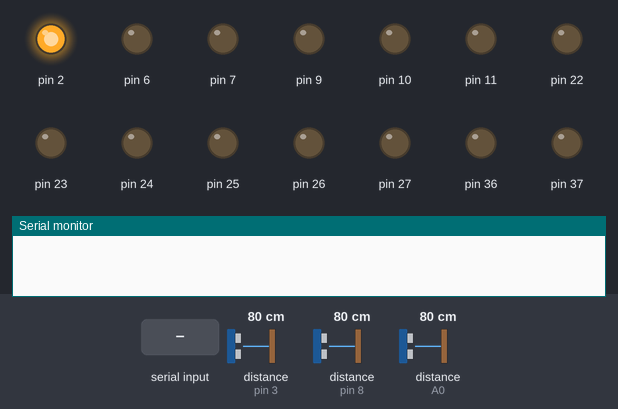
The sketch below on a simulated Arduino Mega 2560, built with avr-gcc and run on an emulated ATmega2560. Parts: output pins drawn as LEDs (lit = HIGH), the last lines printed to the serial monitor. The inputs (shaded band) are chosen by the test bench; at power-on: distance to the obstacle (sensors on pin 8, pin 3, A0) 80 cm. The echo pulse lasts 58.3 µs per cm; pins used as bus, display or sensor lines are not drawn.

Above: at 1.2 s.
1.3 s: "B\n" received over Serial
At 1.6 s:
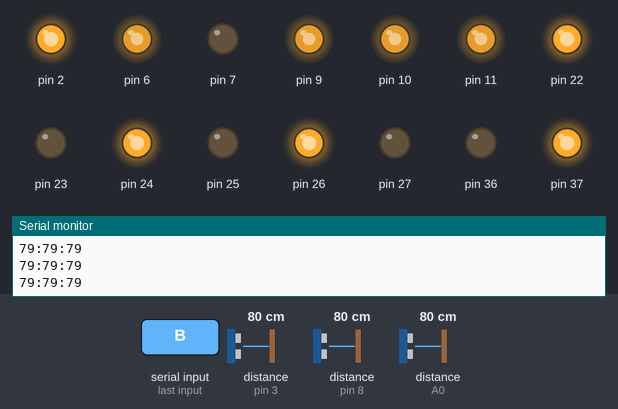
2.8 s: distance to the obstacle (sensor on pin 8) set to 85 cm
At 3.7 s:
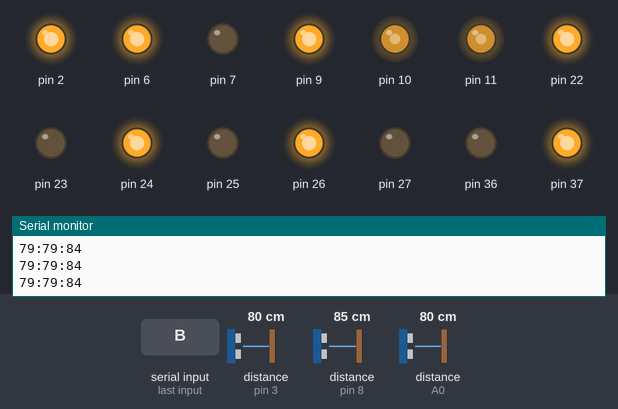
4.3 s: distance to the obstacle (sensor on pin 3) set to 34 cm
5.8 s: distance to the obstacle (sensor on pin 3) set to 27 cm
At 7.9 s:
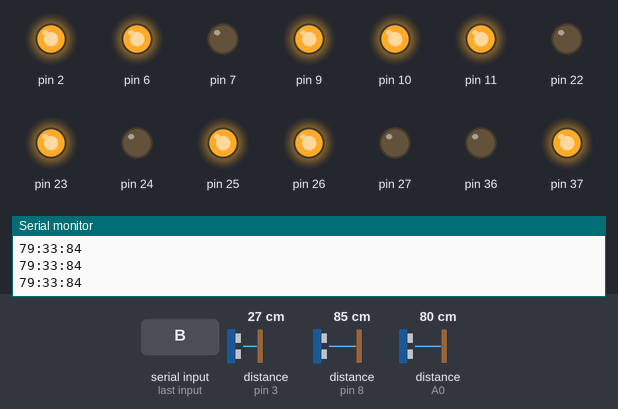
8.3 s: distance to the obstacle (sensor on A0) set to 89 cm
At 10.7 s:
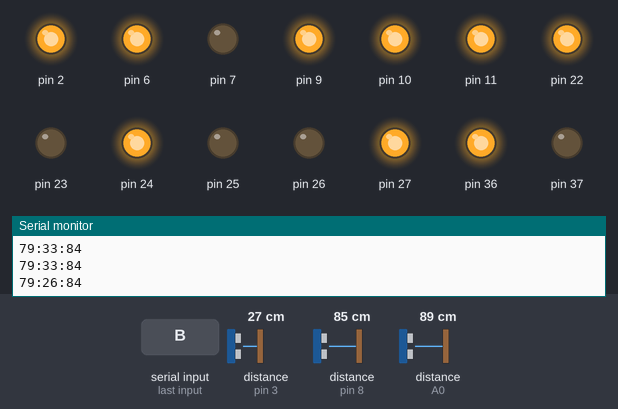
11.3 s: distance to the obstacle (sensor on A0) set to 2 cm
At 12.5 s:
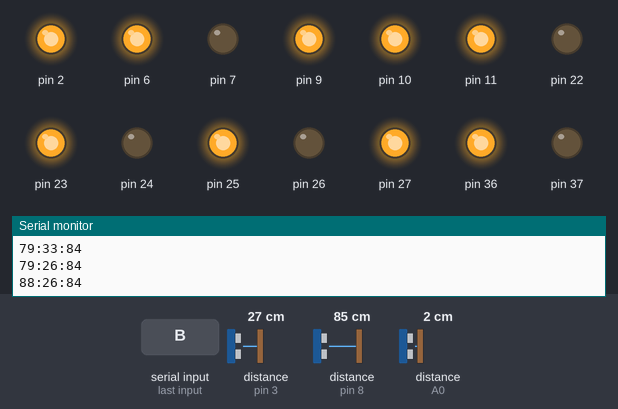
Timing chart, 0 to 15.3 s (numbered marks = the images above; inputs shaded):
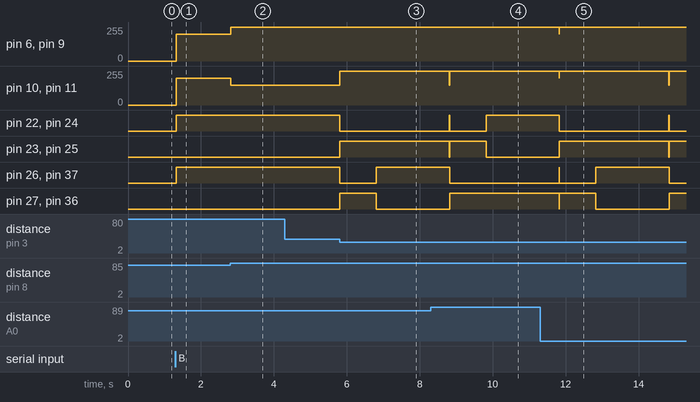

Measured:
- the behaviour switches between 80 and 81 cm on distance to the obstacle (sensor on pin 8) (found by bisection; images 1 and 2)
- the behaviour switches between 31 and 30 cm on distance to the obstacle (sensor on pin 3) (found by bisection; images 2 and 3)
- the behaviour switches between 85 and 86 cm on distance to the obstacle (sensor on A0) (found by bisection; images 3 and 4)
- after the input at 1.3 s, pin 6, pin 9–11: 0/255 → 200/255 at once; pin 22, pin 24, pin 26, pin 37: LOW → HIGH at once
- after the input at 2.8 s, pin 6, pin 9: 200/255 → 255/255 at once; pin 10, pin 11: 200/255 → 150/255 at once
- after the input at 5.8 s, pin 10, pin 11: 150/255 → 255/255 at once; pin 22, pin 24: HIGH → LOW at once; pin 23, pin 25: LOW → HIGH at once; pin 26, pin 37: HIGH → LOW at once, → HIGH 1.0 s later; pin 27, pin 36: LOW → HIGH at once, → LOW 1.0 s later
- after the input at 8.3 s, pin 26, pin 37: goes on until 8.8 s, then stays LOW; pin 27, pin 36: goes on until 8.8 s, then stays HIGH
- after the input at 11.3 s, pin 6, pin 9: goes on until 11.8 s, then stays 255/255

The sketch:

arduino_code.ino
```cpp
const int L_BACK = 11;
const int L_FORWARD = 10;
const int R_BACK = 9;
const int R_FORWARD = 6;
enum Transmission_State {
  START,
  SET_POWER_1,
  SET_POWER_2,
  TOGGLE_1,
  TELEM_1,
  TELEM_2,
  TELEM_3
};

Transmission_State state;
bool is_manual = true;

int power_L_buffer = 0;
int power_R_buffer = 0;
int power_buffer_ready = false;

int center_echoPin = 3;
int center_trigPin = 4;
int left_echoPin = A0;
int left_trigPin = 5;
int right_echoPin = 8;
int right_trigPin = A9;

void setup() {
  pinMode(12, OUTPUT);
  pinMode(2, OUTPUT);
  pinMode(A8, OUTPUT);
  digitalWrite(2, HIGH);
  digitalWrite(A8, HIGH);
  digitalWrite(12, HIGH);
  Serial.begin(9600);
  for (int i = 6; i <= 52; i++) {
    pinMode(i, OUTPUT);
  }
  pinMode(center_trigPin, OUTPUT);
  pinMode(center_echoPin, INPUT);
  pinMode(left_trigPin, OUTPUT);
  pinMode(left_echoPin, INPUT);
  pinMode(right_trigPin, OUTPUT);
  pinMode(right_echoPin, INPUT);
}

void setFLPower(int power, bool forwards) {
  analogWrite(9, power);
  digitalWrite(22, forwards ? HIGH : LOW);
  digitalWrite(23, forwards ? LOW : HIGH);
}

void setBLPower(int power, bool forwards) {
  analogWrite(6, power);
  digitalWrite(24, forwards ? HIGH : LOW);
  digitalWrite(25, forwards ? LOW : HIGH);
}

void setFRPower(int power, bool forwards) {
  analogWrite(11, power);
  digitalWrite(26, forwards ? HIGH : LOW);
  digitalWrite(27, forwards ? LOW : HIGH);
}

void setBRPower(int power, bool forwards) {
  analogWrite(10, power);
  digitalWrite(36, forwards ? LOW : HIGH);
  digitalWrite(37, forwards ? HIGH : LOW);
}

void straight(int power, bool forwards) {
  setBRPower(power, forwards);
  setFRPower(power, forwards);
  setBLPower(power, forwards);
  setFLPower(power, forwards);
}

void apply_power(int powerL, int powerR) {
  setBRPower(abs(powerR), powerR > 0);
  setFRPower(abs(powerR), powerR > 0);
  setBLPower(abs(powerL), powerL > 0);
  setFLPower(abs(powerL), powerL > 0);
}

void motor_break() {
  digitalWrite(6, LOW);
  digitalWrite(9, LOW);
  digitalWrite(10, LOW);
  digitalWrite(11, LOW);
}

float distance(int sensor) {
  int trigPin = 0;
  int echoPin = 0;
  if (sensor == 0) {
    trigPin = center_trigPin;
    echoPin = center_echoPin;
  } else if (sensor == -1) {
    trigPin = left_trigPin;
    echoPin = left_echoPin;
  } else if (sensor == 1) {
    trigPin = right_trigPin;
    echoPin = right_echoPin;
  }
  digitalWrite(trigPin, HIGH);
  delayMicroseconds(10);
  digitalWrite(trigPin, LOW);
  float duration_us = pulseIn(echoPin, HIGH);
  float distance_cm = 0.017 * duration_us;
  return distance_cm;
}

void apply_state_transition(int input) {
  if (input == 10)
    return;
  if (state == START) {
    if (input == 'A' && is_manual) {
      state = SET_POWER_1;
    } else if (input == 'C') {
      apply_power(0, 0);
    } else if (input == 'B') {
      state = TOGGLE_1;
    } else if (input == 'T') {
      Serial.flush();

      Serial.print(distance(-1));
      Serial.print(':');
      Serial.print(distance(0));
      Serial.print(':');
      Serial.print(distance(1));
    }
  } else if (state == SET_POWER_1) {
    if (input != -1) {
      power_L_buffer = input;
      state = SET_POWER_2;
    }
  } else if(state == SET_POWER_2) {
    if (input != -1) {
      power_R_buffer = input;
      power_buffer_ready = true;
      state = START;
    }
  }else if(state == TOGGLE_1) {
    if (is_manual)
      Serial.write('T');
    else {
      apply_power(0, 0);
      Serial.write('F');
    }
    is_manual = !is_manual;
    state = START;
  }
}

void loop() {
  int serial_dat = -1;
  if (power_buffer_ready) {
    apply_power(map(power_L_buffer, 0, 255, -255, 255), map(power_R_buffer, 0, 255, -255, 255));
    power_buffer_ready = false;
  }

  if (Serial.available())
  {
    serial_dat = Serial.read();
    Serial.flush();
  }

  apply_state_transition(serial_dat);

  if (!is_manual) {
    autonomous_loop();
  }
}

//don't go over 150 for power
//if starts going really quick

bool sweepDir = false;
int left = 130;
int right = 255;

void sweep_left() {
  left = 120;
  right = 255;
}

void sweep_right() {
  left = 255;
  right = 120;
}

int cycles = 0;
int L_POWER = 200;
int R_POWER = 200;
void autonomous_loop() {
  int lDistance = distance(-1);
  int rDistance = distance(1);
  int cDistance = distance(0);
  if (cDistance < 30 || rDistance < 30 || lDistance < 30) {
    apply_power(-255, -255);
    delay(1000);
    if (rDistance < lDistance){
      apply_power(255, -255);
      delay(2000);
    } else {
      apply_power(-255, 255);
      delay(2000);
    }
  }
  if (lDistance < rDistance && lDistance < 100) {
    apply_power(255, 150);
  } else if (rDistance > lDistance && rDistance < 100) {
    apply_power(150, 255);
  } else {
    apply_power(200, 200);
  }
  Serial.print(lDistance);
  Serial.print(":");
  Serial.print(cDistance);
  Serial.print(":");
  Serial.println(rDistance);
}
```
